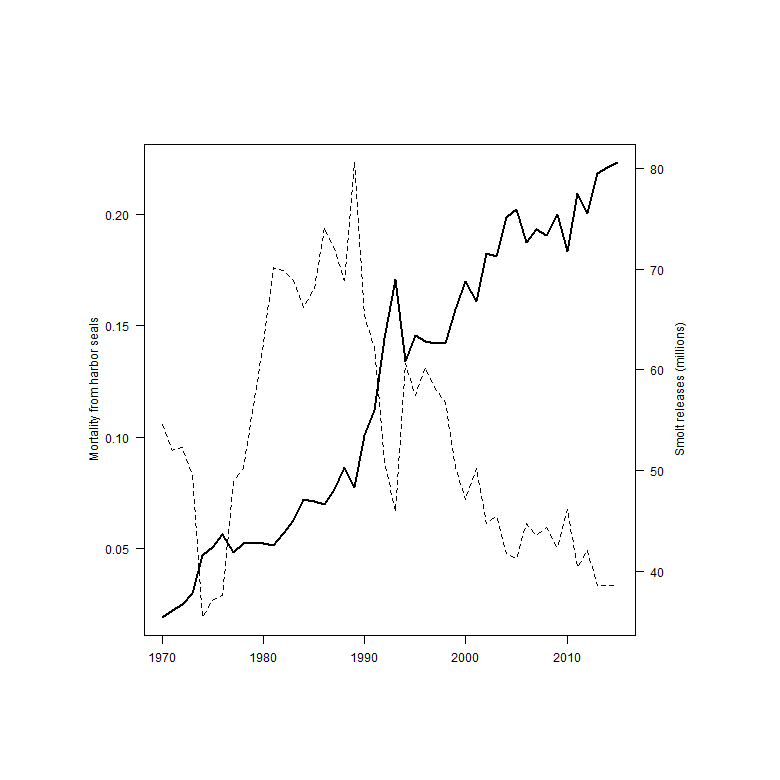

R code for this plot:
png("plot_smoltSurvival.png", width=780, height=780, pointsize=12)

par(mfrow=c(1,1), mai=c(2,2,2,2))

smolt = read.table("releaseData.dat", header=FALSE)

plot(smolt[,1],
     colSums(Numbers_spy[1:3,1,])/smolt[,2], 
     type="l",
      ylab="Mortality from harbor seals",
      lty=1,
      las=1,
     lwd=2,
     xlab="")

par(new=TRUE)
plot(smolt[,2]/1000000,
     axes=FALSE,
     type="l",
     lty=2,
     ylab="",
     xlab="")
axis(4,las=1)
mtext("Smolt releases (millions)", 4, line=2.5, srt=90)

dev.off()
